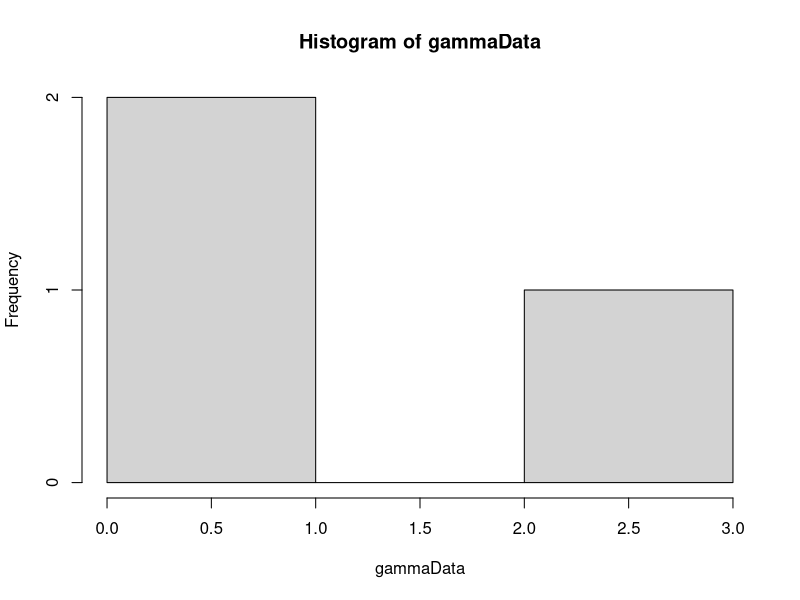
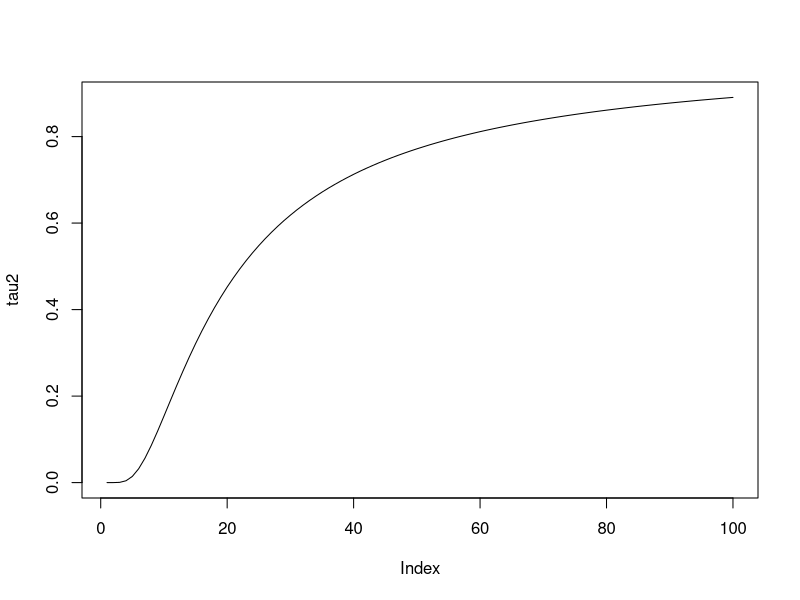
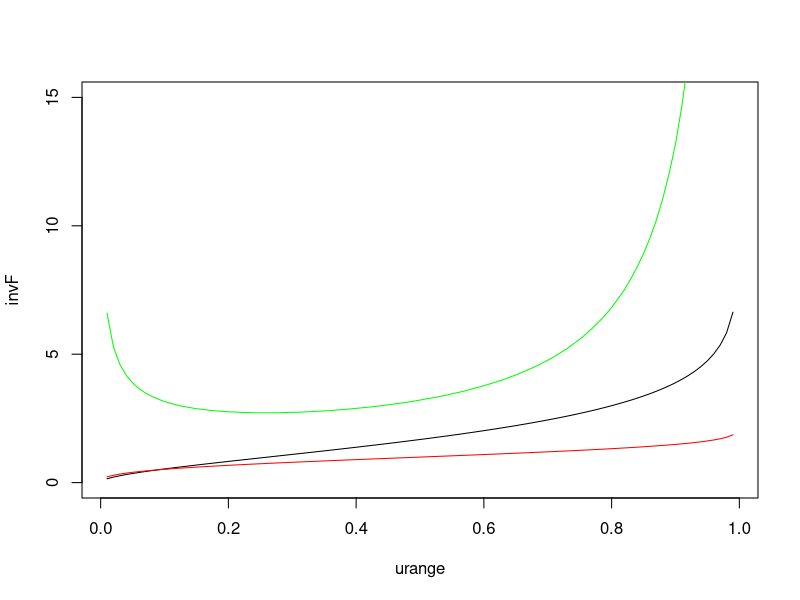
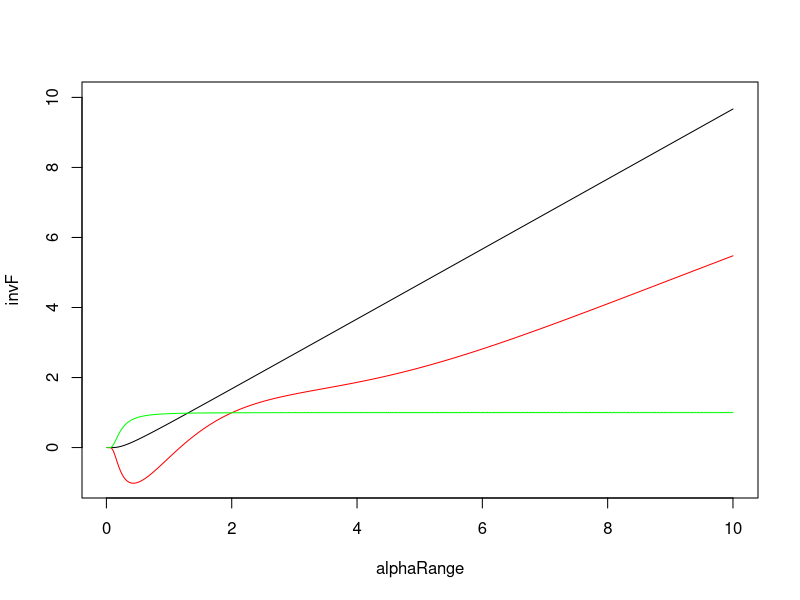
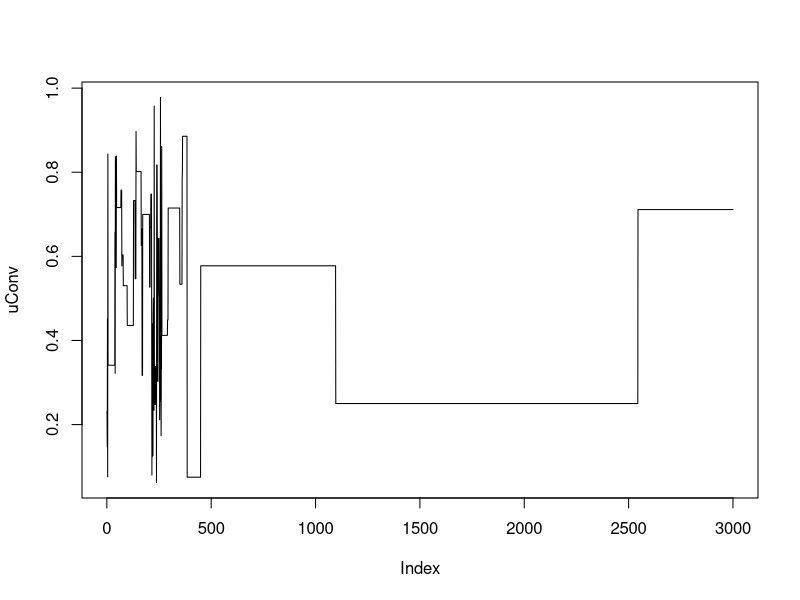

Here is the R script that generated these plots, in order:
library(MCMCpack)

weightedUniform <- function(n, numIterations) {
  # Generate sample of from a weighted uniform distribution
  # 
  # Args:
  #   n: number of points in sample
  #   
  # Returns:
  #   A vector sample
  uCurr = runif(n)
  alphaCurr = findAlpha(s2, uCurr)
  uConv = rep(0, numIterations)
  for(i in 1:numIterations) {
    uProp = runif(n)
    alphaProp = findAlpha(s2, uProp)
    if(alphaProp != -1) {
      proportionalProp = proportionalDensity(uProp, alphaProp)
      proportionalCurr = proportionalDensity(uCurr, alphaCurr)
      alphaVal = min(1, proportionalProp/proportionalCurr)
      u = runif(1)
      #print(i)
      if (u <= alphaVal) {
        uCurr = uProp
        alphaCurr = alphaProp
      }  
    }
    uConv[i] = uCurr[1]
  }
  plot(uConv, type="l")
  return(uCurr)
}

proportionalDensity <- function(u, alpha) {
  # Calculate proportional density for indepence sampling
  # 
  # Args:
  #   u: A vector from an uniform distribution.
  #   alpha: A scalar value
  #   
  # Returns:
  #   A scalar value
  
  gammaInv = rep(0, length(u))
  diffGammaInv = rep(0, length(u))
  for(i in 1:length(u)) {
    gammaInv[i] = invGammaCumulative(u[i], alpha)
    diffGammaInv[i] = diffAlphaInvGammaCumulative(u[i], alpha)
  }
  return(calcWeight(gammaInv, diffGammaInv))
}

calcWeight <- function(gammaInv, diffGammaInv) {
  # Calculate weigth for a gamma distribution
  #
  # Args:
  #   gammaInv: A list of values from the inverse cumulative gamma.
  #   diffGammaInv: A list of values from the derivative of the inverse cumulative gamma.
  #   
  # Returns:
  #   A scalar value
  weight = (1/length(gammaInv))*(sum(diffGammaInv/gammaInv)) - sum(diffGammaInv)/sum(gammaInv)
  return(weight)
}

invGammaCumulative <- function(u, alpha) {
  x = 0
  stepSize = 0.1
  tolerance = 0.00001
  direction = 1
  integralValue = 0
  
  while(abs(integralValue - u) > tolerance){
    x = x + direction*stepSize
    if(x<0) {
      x = 0
      direction = 1
    }
    
    if(method == "integrate") {
      integral = integrate(gammaDensity, 0, x)
      integralValue = integral$value  
    } else if(method == "pgamma") {
      integral = pgamma(x, shape=alpha, scale=1)
      integralValue = integral
    }
    
    
    # Going left and pass the point
    if ((u > integralValue) && (direction == -1)) {
      stepSize = stepSize/2
      direction = 1
    }
    
    # Going right and pass the point
    if ((u < integralValue) && (direction == 1)) {
      stepSize = stepSize/2
      direction = -1
    }
  }
  return(x)
}

diffInvGammaCumulative <- function(u) {
  # Derivative of gamma distribution with respect to u
  # 
  # Args:
  #   u: Scalar between 0 and 1
  #   
  # Returns:
  #   Scalar. Derivative at point u.
  if(u+hStep < 1) {
    firstPoint = invGammaCumulative(u, alpha)
    secondPoint = invGammaCumulative(u+hStep, alpha)
    return((secondPoint - firstPoint)/hStep)  
  } else {
    firstPoint = invGammaCumulative(u-hStep, alpha)
    secondPoint = invGammaCumulative(u, alpha)
    return((secondPoint - firstPoint)/hStep)  
  }
}

diffAlphaInvGammaCumulative <- function(u, alpha) {
  # Derivative of gamma distribution with respect to alpha.
  # 
  # Args:
  #   u: Scalar between 0 and 1.
  #   alpha: Scalar larger than 0.
  #   
  # Returns:
  #   Scalar value. Derivative at point alpha.
  firstPoint = invGammaCumulative(u,alpha)
  secondPoint = invGammaCumulative(u, alpha + alphaHStep)
  return((secondPoint - firstPoint)/alphaHStep)
}

calcDerivateFunction <- function(u, alphaValue) {
 largeFInv = invGammaCumulative(u, alphaValue)
 integralPart = integrate(integralFunction, 0, largeFInv)
 return((digamma(alphaValue)*u - integralPart$value)*gamma(alphaValue)/((largeFInv^(alphaValue - 1))*exp(-largeFInv)))
}

integralFunction <- function(y) {
  return(log(y)*(y^(alphaValue - 1))*exp(-y)/gamma(alphaValue))
}

gammaDensity <- function(x) {
  return(dgamma(x, alpha,1))  
}

findAlpha <- function(s2, u) {
  
  alphaValue = 0.1
  stepSize = 1
  direction = 1
  tolerance = 0.0001
  tau2Value = 0
  prevTau2Value = 0
  it = 0
  while(abs(s2 - tau2Value) > tolerance) {
    it = it + 1
    alphaValue = alphaValue + direction*stepSize
    if(alphaValue<=0) {
      alphaValue = 0.1
      direction = 1
    }
    prevTau2Value = tau2Value
    tau2Value = calcValueTau2(u, alphaValue)
    #print(abs(s2 - tau2Value))
    #print(direction)
    if ((s2 > tau2Value) && (direction == -1)) {
      stepSize = stepSize/2
      direction = 1
    }
    
    if ((s2 < tau2Value) && (direction == 1)) {
      stepSize = stepSize/2
      direction = -1
    }
    
    if (it>100) {
      print(it)
      return(-1)
    }
    
  }
  
  return(alphaValue)
}

findBeta <- function(s1, u, alphaValue) {
  largeFInv = rep(0, length(u))
  for(i in 1:length(u)) {
    largeFInv[i] = invGammaCumulative(u[i], alphaValue)
  }
  return(s1*length(u)/(sum(largeFInv)))
}

calcValueTau2 <- function(u, alphaValue) {
  largeFInv = rep(0, length(u))
  for(i in 1:length(u)) {
    largeFInv[i] = invGammaCumulative(u[i], alphaValue)
  }
  return(length(u)*((prod(largeFInv))^(1/length(u)))/sum(largeFInv))
}

calcValueTau2Method2 <- function(x) {
  return(length(x)*((prod(x))^(1/length(x)))/sum(x))
}

alpha = 2
beta = 1
hStep = 0.01
alphaHStep = 0.01
method = "pgamma"
NUM_SAMPLES = 1000
NUM_POINTS = 3

# Generate data
gammaData = rgamma(NUM_POINTS, shape=alpha, scale = beta)
hist(gammaData)
# Calculation of statistics
s1 = sum(gammaData)/NUM_POINTS
s2 = NUM_POINTS*((prod(gammaData))^(1/NUM_POINTS))/sum(gammaData)

# Plot of tau 2 with respect to alpha
alpharange = seq(0.1 , 10, by = 0.1)
tau2 = rep(0, length(alpharange))
u = runif(NUM_POINTS)
for(i in 1:length(alpharange)) {
  tau2[i]= calcValueTau2(u, alpharange[i])
}
plot(tau2, type="l")

# Plot of derivatve of inverse cumulative distribution and the cumulative function
alphaValue = alpha
urange = seq(0.01, 0.99, by=0.01)
diff1 = rep(0, length(urange))
diff2 = rep(0, length(urange))
invF = rep(0, length(urange))
for(i in 1:length(urange)) {
  invF[i] = invGammaCumulative(urange[i], alpha)
  diff1[i] = calcDerivateFunction(urange[i], alphaValue)
  diff2[i] = diffInvGammaCumulative(urange[i])
}
plot(urange, invF, type="l", ylim=c(0, 15))
lines(urange, diff1, col="red")
lines(urange, diff2, col="green")

# Plot of derivative of inverse cumulative distribution with respect to alpha and the cumulative function.
alphaRange = seq(0.01, 10, by = 0.01)
diff1 = rep(0, length(alphaRange))
diff2 = rep(0, length(alphaRange))
invF = rep(0, length(alphaRange))
uValue = 0.5
for(i in 1:length(alphaRange)) {
  invF[i] = invGammaCumulative(uValue, alphaRange[i])
  diff1[i] = calcDerivateFunction(uValue, alphaRange[i])
  diff2[i] = diffAlphaInvGammaCumulative(uValue, alphaRange[i])
}
plot(alphaRange, invF, type="l", ylim=c(-1, 10))
lines(alphaRange, diff1, col="red")
lines(alphaRange, diff2, col="green")


# Generation of new sample
u = runif(NUM_POINTS)
estAlpha = findAlpha(s2, u)
estBeta = findBeta(s1, u, estAlpha)
v = weightedUniform(NUM_POINTS,3000)
alphaV = findAlpha(s2, v)    
betaV = findBeta(s1, v, alphaV)
newSample = rep(0, length(v))
for(i in 1:length(v)) {
  newSample[i] = betaV*invGammaCumulative(v[i], alphaV)
}
s1Sample = sum(newSample)/length(newSample)
s2Sample = NUM_POINTS*((prod(newSample))^(1/NUM_POINTS))/sum(newSample)
